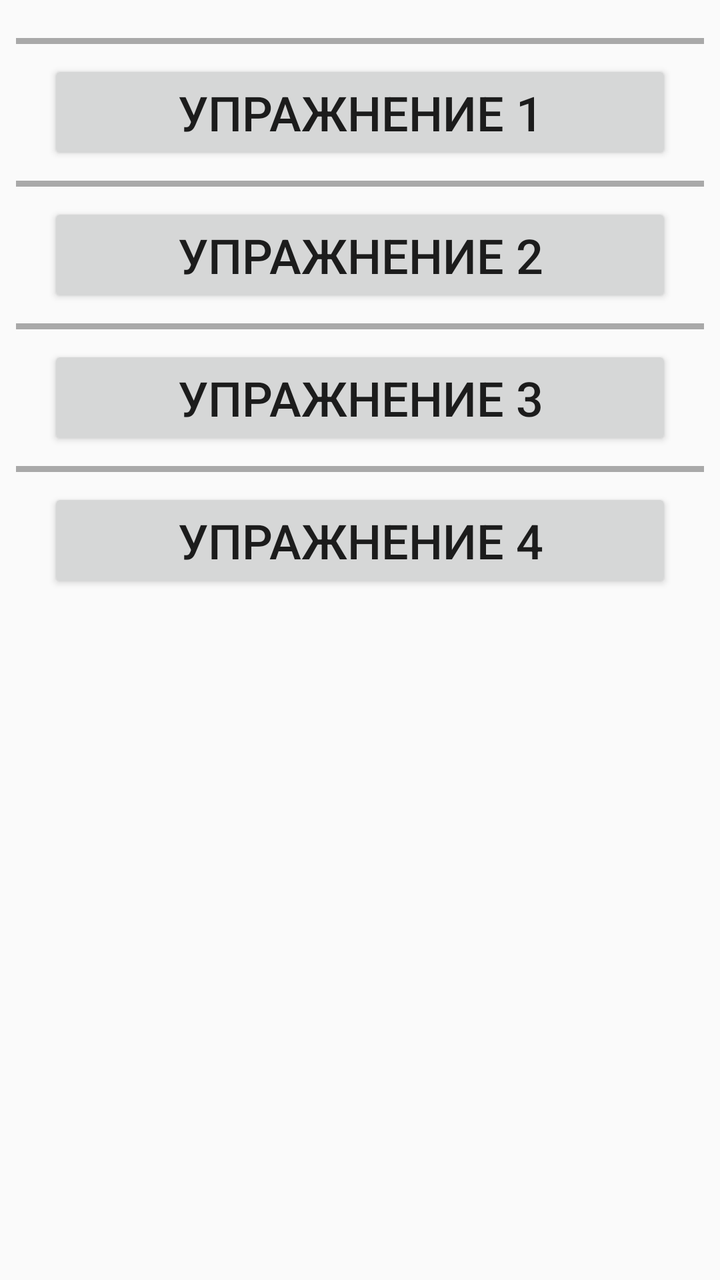
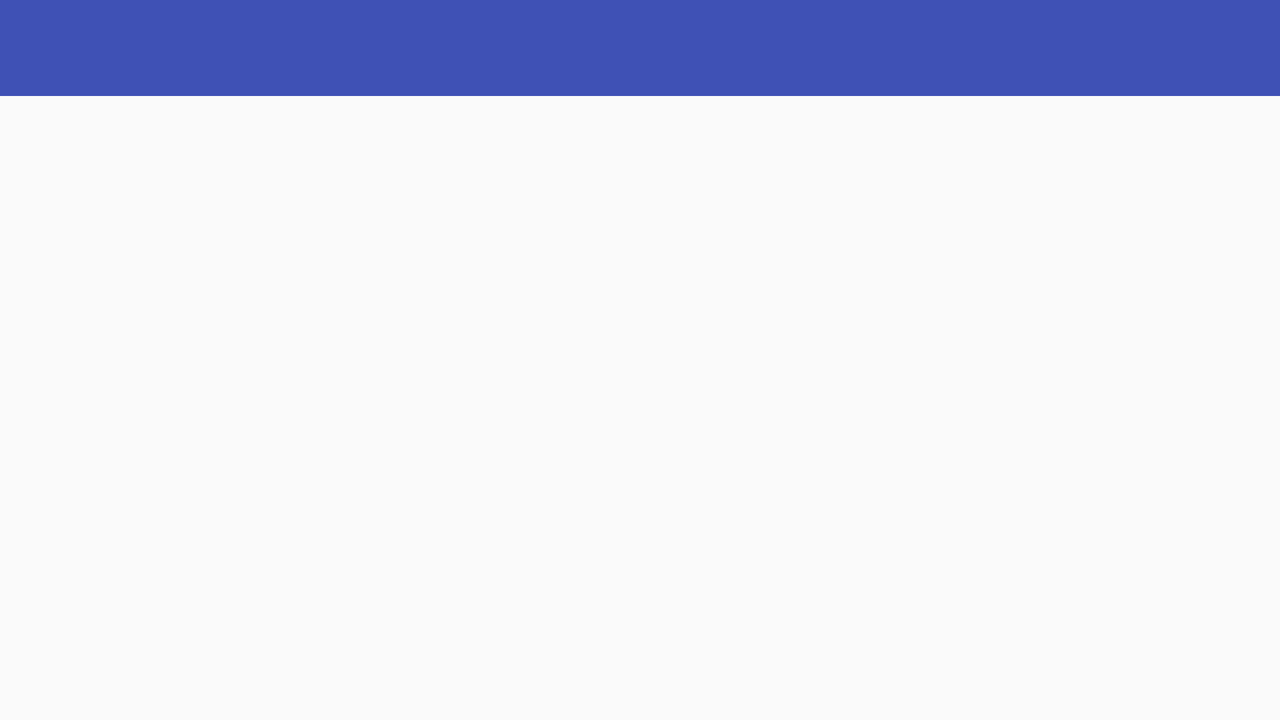

The same Android screen from two of the app's own layout files: first res/layout/ as a phone draws it, then the repository's variant for another configuration, drawn on a device whose configuration selects that folder. Both files follow.
<!-- AndroidManifest.xml: activity theme AppTheme.MyTheme -->
<!-- res/layout/activity_main.xml -->
<?xml version="1.0" encoding="utf-8"?>
<LinearLayout xmlns:android="http://schemas.android.com/apk/res/android"
    xmlns:tools="http://schemas.android.com/tools"
    android:layout_width="match_parent"
    android:layout_height="match_parent"
    android:orientation="vertical"
    android:paddingLeft="8dp"
    android:paddingRight="8dp"
    tools:context=".MainActivity">

    <LinearLayout
        android:layout_width="match_parent"
        android:layout_height="wrap_content"
        android:orientation="horizontal">

        <ImageView
            android:layout_width="wrap_content"
            android:layout_height="wrap_content" />

        <TextView
            android:layout_width="wrap_content"
            android:layout_height="wrap_content"
            android:text=""/>
    </LinearLayout>

    <LinearLayout
        android:layout_width="match_parent"
        android:layout_height="wrap_content"
        android:background="@color/DarkGray"
        android:paddingBottom="3dp"
        android:paddingLeft="8dp"
        android:paddingRight="8dp" />

    <LinearLayout
        android:layout_width="match_parent"
        android:layout_height="wrap_content"
        android:orientation="horizontal">


        <Button
            android:id="@+id/workout_1"
            android:layout_width="match_parent"
            android:layout_height="wrap_content"
            android:layout_marginBottom="8dp"
            android:layout_marginLeft="16dp"
            android:layout_marginRight="16dp"
            android:layout_marginTop="8dp"
            android:text="Упражнение 1"
            android:textSize="24sp" />
    </LinearLayout>

    <LinearLayout
        android:layout_width="match_parent"
        android:layout_height="wrap_content"
        android:background="@color/DarkGray"
        android:paddingBottom="3dp"
        android:paddingLeft="8dp"
        android:paddingRight="8dp" />

    <Button
        android:id="@+id/workout_2"
        android:layout_width="match_parent"
        android:layout_height="wrap_content"
        android:layout_marginBottom="8dp"
        android:layout_marginLeft="16dp"
        android:layout_marginRight="16dp"
        android:layout_marginTop="8dp"
        android:text="Упражнение 2"
        android:textSize="24sp" />

    <LinearLayout
        android:layout_width="match_parent"
        android:layout_height="wrap_content"
        android:background="@color/DarkGray"
        android:paddingBottom="3dp"
        android:paddingLeft="8dp"
        android:paddingRight="8dp" />

    <Button
        android:layout_width="match_parent"
        android:layout_height="wrap_content"
        android:layout_marginBottom="8dp"
        android:layout_marginLeft="16dp"
        android:layout_marginRight="16dp"
        android:layout_marginTop="8dp"
        android:text="Упражнение 3"
        android:textSize="24sp" />

    <LinearLayout
        android:layout_width="match_parent"
        android:layout_height="wrap_content"
        android:background="@color/DarkGray"
        android:paddingBottom="3dp"
        android:paddingLeft="8dp"
        android:paddingRight="8dp" />

    <Button
        android:layout_width="match_parent"
        android:layout_height="wrap_content"
        android:layout_marginBottom="8dp"
        android:layout_marginLeft="16dp"
        android:layout_marginRight="16dp"
        android:layout_marginTop="8dp"
        android:text="Упражнение 4"
        android:textSize="24sp" />

</LinearLayout>
<!-- resources referenced by this layout -->
<resources>
  <color name="DarkGray">#A9A9A9</color>
  <style name="AppTheme.MyTheme" parent="Theme.AppCompat.Light.DarkActionBar">
          <item name="colorPrimary">@color/colorPrimary</item>
          <item name="colorPrimaryDark">@color/colorPrimaryDark</item>
          <item name="colorAccent">@color/colorPrimary</item>
          <item name="android:textColor">@color/colorBlack</item>
  
          
          <item name="windowActionBar">false</item>
          <item name="windowNoTitle">true</item>
      </style>
  <color name="colorPrimary">#3F51B5</color>
  <color name="colorPrimaryDark">#303F9F</color>
</resources>
<!-- res/layout-land/activity_main.xml (the repository's variant of the layout above) -->
<!-- drawn on the phone turned sideways -->
<?xml version="1.0" encoding="utf-8"?>
<FrameLayout xmlns:android="http://schemas.android.com/apk/res/android"
    xmlns:app="http://schemas.android.com/apk/res-auto"
    android:id="@+id/fragment_container"
    android:layout_width="match_parent"
    android:layout_height="match_parent"
    android:fitsSystemWindows="true">

    <android.support.design.widget.AppBarLayout
        android:layout_width="match_parent"
        android:layout_height="wrap_content"
        android:theme="@style/AppTheme.AppBarOverlay">

        <android.support.v7.widget.Toolbar
            android:id="@+id/toolbar"
            android:layout_width="match_parent"
            android:layout_height="?attr/actionBarSize"
            android:background="?attr/colorPrimary"
            app:popupTheme="@style/AppTheme.PopupOverlay" />

    </android.support.design.widget.AppBarLayout>


    <LinearLayout
        android:layout_width="match_parent"
        android:layout_height="match_parent"
        android:orientation="horizontal">

        <FrameLayout
            android:layout_width="0dp"
            android:layout_weight="1"
            android:id="@+id/list_container"
            android:layout_height="wrap_content" />

        <FrameLayout
            android:layout_width="0dp"
            android:layout_weight="2"
            android:id="@+id/detail_container"
            android:layout_height="wrap_content" />

    </LinearLayout>
</FrameLayout>
<!-- resources referenced by the variant -->
<!-- as the phone turned sideways resolves them -->
<resources>
  <style name="AppTheme.AppBarOverlay" parent="ThemeOverlay.AppCompat.Dark.ActionBar" />
  <style name="AppTheme.PopupOverlay" parent="ThemeOverlay.AppCompat.Light" />
  <style name="AppTheme.MyTheme" parent="Theme.AppCompat.Light.DarkActionBar">
          <item name="colorPrimary">@color/colorPrimary</item>
          <item name="colorPrimaryDark">@color/colorPrimaryDark</item>
          <item name="colorAccent">@color/colorPrimary</item>
          <item name="android:textColor">@color/colorBlack</item>
  
          
          <item name="windowActionBar">false</item>
          <item name="windowNoTitle">true</item>
      </style>
  <color name="colorPrimary">#3F51B5</color>
  <color name="colorPrimaryDark">#303F9F</color>
</resources>
